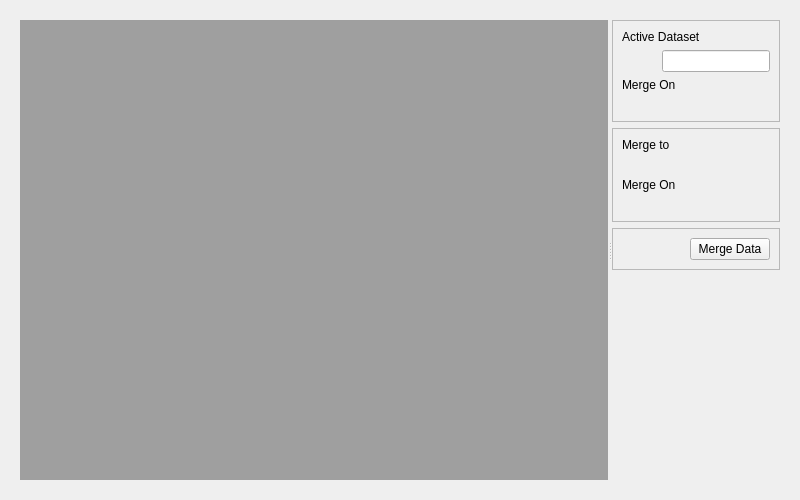
<?xml  version="1.0"  encoding="UTF-8"?>
<ui  version="4.0">
  <class>Form</class>
  <widget  class="QWidget"  name="Form">
    <property  name="geometry">
      <rect>
        <x>0</x>
        <y>0</y>
        <width>800</width>
        <height>500</height>
      </rect>
    </property>
    <property  name="windowTitle">
      <string>Form</string>
    </property>
    
    <layout  class="QVBoxLayout"  name="horizontalLayout">
      <item>
        
        <widget class="QWidget" name="verticalLayoutWidget">

    
            <layout  class="QHBoxLayout"  name="horizontalLayout">
            <item>
                
                <widget  class="QSplitter"  name="splitter">
                <property  name="orientation">
                    <enum>Qt::Horizontal</enum>
                </property>
                
                <widget  class="QWidget"  name="wViewer">
                    <property  name="sizePolicy">
                    <sizepolicy  hsizetype="Preferred"  vsizetype="Preferred">
                        <horstretch>8</horstretch>
                        <verstretch>0</verstretch>
                    </sizepolicy>
                    </property>
                    <layout  class="QVBoxLayout"  name="vlViewer">
                    <item>
                        <widget  class="QMdiArea"  name="mdiArea"/>
                    </item>
                    </layout>
                </widget>
                
                <widget  class="QWidget"  name="wOptions">
                    <property  name="sizePolicy">
                    <sizepolicy  hsizetype="Minimum"  vsizetype="Minimum">
                        <horstretch>1</horstretch>
                        <verstretch>0</verstretch>
                    </sizepolicy>
                    </property>
                    <layout  class="QVBoxLayout"  name="vlOptions">
                        
                    <item>
                        <widget  class="QFrame"  name="wActiveDset">
                        <property  name="frameShape">
                            <enum>QFrame::StyledPanel</enum>
                        </property>
                        <property  name="frameShadow">
                            <enum>QFrame::Raised</enum>
                        </property>
                        <property  name="lineWidth">
                            <number>8</number>
                        </property>
                        


                        <layout  class="QVBoxLayout"  name="vlActiveDset">
                            
                            <item>
                            <widget  class="QLabel"  name="label_activeDset">
                                <property  name="text">
                                <string>Active Dataset</string>
                                </property>
                            </widget>
                            </item>

                            <item>
                            <layout  class="QHBoxLayout"  name="horizontalLayout_5">
                                <item>
                                <spacer  name="horizontalSpacer_5">
                                    <property  name="orientation">
                                    <enum>Qt::Horizontal</enum>
                                    </property>
                                    <property  name="sizeHint"  stdset="0">
                                    <size>
                                        <width>40</width>
                                        <height>20</height>
                                    </size>
                                    </property>
                                </spacer>
                                </item>
                                <item>
                                    <widget  class="QLineEdit"  name="edit_dset1">
                                        <property  name="text">
                                        <string> </string>
                                        </property>
                                    </widget>
                                </item>
                            </layout>
                            </item>

                            <item>
                            <widget  class="QLabel"  name="label_select">
                                <property  name="text">
                                <string>Merge On</string>
                                </property>
                            </widget>
                            </item>

                            <item>
                            <layout  class="QHBoxLayout"  name="horizontalLayout_5">
                                <item>
                                <spacer  name="horizontalSpacer_5">
                                    <property  name="orientation">
                                    <enum>Qt::Horizontal</enum>
                                    </property>
                                    <property  name="sizeHint"  stdset="0">
                                    <size>
                                        <width>40</width>
                                        <height>20</height>
                                    </size>
                                    </property>
                                </spacer>
                                </item>
                                <item>
                                <layout  class="QVBoxLayout"  name="vlComboMerge1"/>
                                </item>
                            </layout>
                            </item>

                        </layout>
                        </widget>
                    </item>
                    
                    
                    <item>
                        <widget  class="QFrame"  name="wMerge2">
                        <property  name="frameShape">
                            <enum>QFrame::StyledPanel</enum>
                        </property>
                        <property  name="frameShadow">
                            <enum>QFrame::Raised</enum>
                        </property>
                        <property  name="lineWidth">
                            <number>8</number>
                        </property>
                        <layout  class="QVBoxLayout"  name="vlBB">
                            
                            <item>
                            <widget  class="QLabel"  name="label_select">
                                <property  name="text">
                                <string>Merge to</string>
                                </property>
                            </widget>
                            </item>

                            <item>
                            <layout  class="QHBoxLayout"  name="hlMergeDset2">
                                <item>
                                <spacer  name="horizontalSpacer_6">
                                    <property  name="orientation">
                                    <enum>Qt::Horizontal</enum>
                                    </property>
                                    <property  name="sizeHint"  stdset="0">
                                    <size>
                                        <width>40</width>
                                        <height>20</height>
                                    </size>
                                    </property>
                                </spacer>
                                </item>
                                <item>
                                    <layout  class="QVBoxLayout"  name="vlMergeDset2"/>
                                </item>
                            </layout>
                            </item>

                            <item>
                            <widget  class="QLabel"  name="label_select">
                                <property  name="text">
                                <string>Merge On</string>
                                </property>
                            </widget>
                            </item>
                            
                            <item>
                            <layout  class="QHBoxLayout"  name="hlMergeVar2">
                                <item>
                                <spacer  name="horizontalSpacer_7">
                                    <property  name="orientation">
                                    <enum>Qt::Horizontal</enum>
                                    </property>
                                    <property  name="sizeHint"  stdset="0">
                                    <size>
                                        <width>40</width>
                                        <height>20</height>
                                    </size>
                                    </property>
                                </spacer>
                                </item>
                                <item>
                                    <layout  class="QVBoxLayout"  name="vlComboMerge2"/>
                                </item>
                            </layout>
                            </item>
                            
                        </layout>
                        </widget>
                    </item>
                    
                    <item>
                        <widget  class="QFrame"  name="wMerge">
                        <property  name="frameShape">
                            <enum>QFrame::StyledPanel</enum>
                        </property>
                        <property  name="frameShadow">
                            <enum>QFrame::Raised</enum>
                        </property>
                        <property  name="lineWidth">
                            <number>8</number>
                        </property>
                            <layout  class="QHBoxLayout"  name="horizontalLayout_8">
                            <item>
                                <spacer  name="horizontalSpacer_8">
                                <property  name="orientation">
                                    <enum>Qt::Horizontal</enum>
                                </property>
                                <property  name="sizeHint"  stdset="0">
                                    <size>
                                    <width>40</width>
                                    <height>20</height>
                                    </size>
                                </property>
                                </spacer>
                            </item>
                            <item>
                                <widget  class="QPushButton"  name="mergeBtn">
                                <property  name="text">
                                    <string>Merge Data</string>
                                </property>
                                </widget>
                            </item>
                            </layout>
                        </widget>
                    </item>

                    <item>
                        <spacer  name="verticalSpacer">
                        <property  name="orientation">
                            <enum>Qt::Vertical</enum>
                        </property>
                        <property  name="sizeHint"  stdset="0">
                            <size>
                            <width>20</width>
                            <height>40</height>
                            </size>
                        </property>
                        </spacer>
                    </item>
                                    

                    </layout>
                </widget>
                </widget>
            </item>
            </layout>
    

        </widget>
      </item>

      </layout>
            
            
  </widget>
  <resources/>
  <connections/>
</ui>
